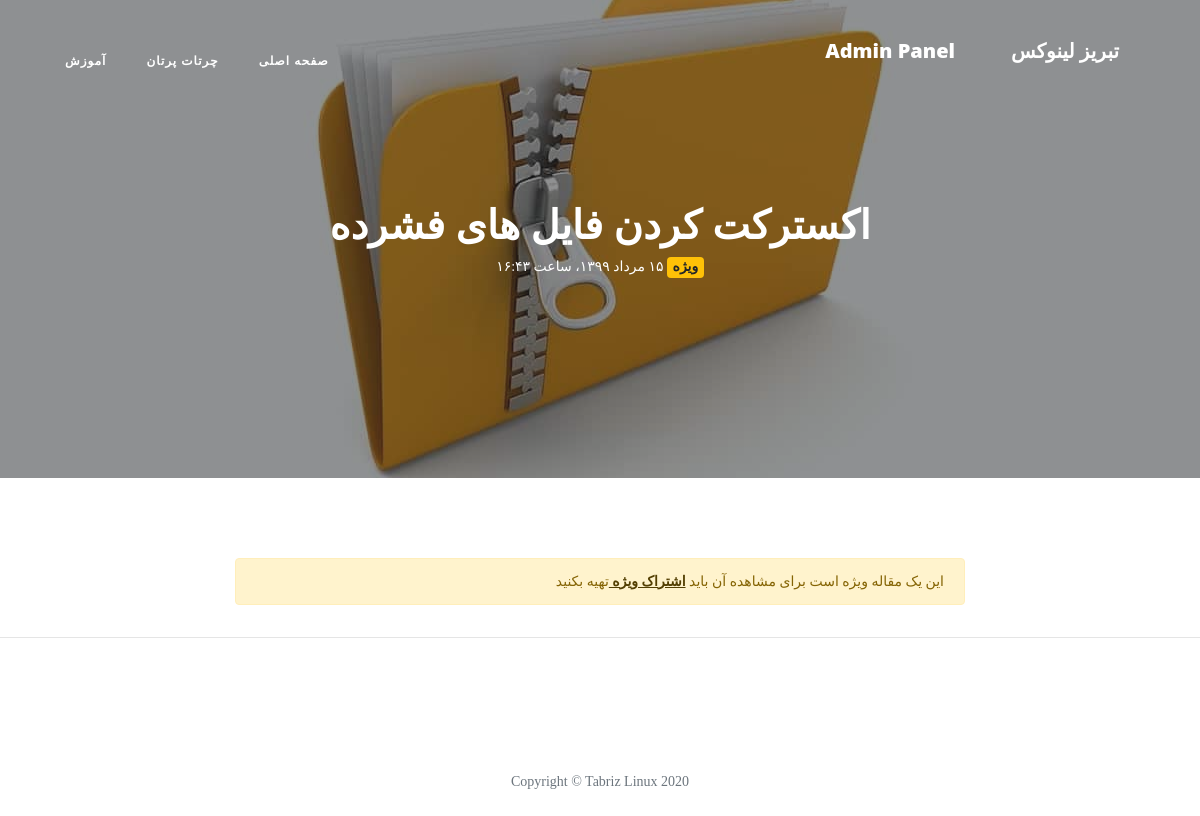
The page /article/How_To_Extract_Zip_Rar_Files_In_Terminal on the database its author committed.
### blog/models.py (models this page shows, shortened)
class Category(models.Model):
    parent   = models.ForeignKey('self', default=None, null=True, blank=True, on_delete=models.SET_NULL, related_name='children', verbose_name="زیردسته")
    title    = models.CharField(max_length=30, verbose_name="عنوان دسته‌بندی")
    slug     = models.SlugField(max_length=100, unique=True, verbose_name="آدرس دسته‌بندی")
    status   = models.BooleanField(default=True, verbose_name="آیا نمایش داده شود؟")
    position = models.IntegerField(verbose_name="پوزیشن")
    class Meta:
        verbose_name = "دسته‌بندی"
        verbose_name_plural = "دسته‌بندی‌ها"
        ordering = ['parent__id','position']
    objects = CategoryManager()

class Article(models.Model):
    STATUS_CHOICE = (
        ('P','منتشر‌شده'),
        ('D','پیش‌نویس'),
        ('I','در‌حال بررسی'),
        ('B','رد‌شده'),
    )
    author       = models.ForeignKey(User , null=True, on_delete=models.SET_NULL, related_name='articles', verbose_name="نویسنده")
    title        = models.CharField(max_length=30,verbose_name="عنوان مقاله")
    slug         = models.SlugField(max_length=100, unique=True, verbose_name="آدرس مقاله")
    category     = models.ManyToManyField(Category, verbose_name="دسته‌بندی", related_name="articles")
    description  = models.TextField(verbose_name="محتوای مقاله")
    thumbnail    = models.ImageField(upload_to="images",verbose_name="تصویر مقاله")
    publish      = models.DateTimeField(default=timezone.now, verbose_name="تاریخ انتشار")
    created      = models.DateTimeField(auto_now_add=True)
    updated      = models.DateTimeField(auto_now=True)
    is_special   = models.BooleanField(default=False, verbose_name="مقاله ویژه")
    status       = models.CharField(max_length=1, choices=STATUS_CHOICE, verbose_name="وضعیت")
    class Meta:
        verbose_name = "مقاله"
        verbose_name_plural = "مقالات"
        ordering = ['-publish']
    def jpublish(self):
        return jalali_convertor(self.publish)
    jpublish.short_description = "تاریخ انتشار"
    def thumbnail_tag(self):
        return format_html("<img width=100 height=50 style='border-radius: 3px;' src='{}'>".format(self.thumbnail.url))
    thumbnail_tag.short_description = "تصویر مقاله"
    def category_to_str(self):
        return "، ".join([category.title for category in self.category.active()])
    category_to_str.short_description = "دسته‌بندی"
    objects = ArticleManager()

### blog/views.py (the view)
# urls.py: path('article/<slug:slug>', ArticleDetail.as_view(), name="detail"),
class ArticleDetail(DetailView):
    def get_object(self):
        slug = self.kwargs.get('slug')
        return get_object_or_404(Article.objects.published(), slug=slug)

### blog/models.py (called while the page is built)
    def published(self):
        return self.filter(status="P")

    def active(self):
        return self.filter(status=True)

### blog/templatetags/base_tags.py (called while the page is built)
@register.simple_tag
def title(data="تبریز لینوکس"):
    return data

@register.inclusion_tag("blog/partials/category_navbar.html")
def category_navbar():
    return{
        "category": Category.objects.filter(status=True)
    }

### extensions/jalali.py (called while the page is built)
    def persian_tuple(self):
        return self.persian_year, self.persian_month, self.persian_day

### extensions/utils.py (called while the page is built)
def persian_numbers_converter(mystr):
    numbers = {
        "0":"۰",
        "1":"۱",
        "2":"۲",
        "3":"۳",
        "4":"۴",
        "5":"۵",
        "6":"۶",
        "7":"۷",
        "8":"۸",
        "9":"۹",
    }
    for English_Numbers, Persian_Numbers in numbers.items():
        mystr = mystr.replace(English_Numbers,Persian_Numbers)
    return mystr

def jalali_convertor(time):
    jmonths = ["فروردین","اردیبهشت","خرداد","تیر","مرداد","شهریور","مهر","آبان","آذر","دی","بهمن","اسفند"]
    time = timezone.localtime(time)
    time_to_str = "{},{},{}".format(time.year, time.month, time.day)
    time_to_tuple = jalali.Gregorian(time_to_str).persian_tuple()
    time_to_list = list(time_to_tuple)
    for index, month in enumerate(jmonths):
        if time_to_list[1] == index + 1:
            time_to_list[1] = month
            break
    output = "{} {} {}، ساعت {}:{}".format(
        time_to_list[2],
        time_to_list[1],
        time_to_list[0],
        time.hour,
        time.minute
    )
    return persian_numbers_converter(output)

### templates/blog/article_detail.html (shortened to what this page needs)
{% extends 'blog/base.html' %}
{% block main %}
  <header class="masthead" style="background-image: url('{{object.thumbnail.url}}')">
    <div class="overlay"></div>
    <div class="container">
      <div class="row">
        <div class="col-lg-8 col-md-10 mx-auto">
          <div class="site-heading">
            <h1>{{object.title}}</h1>
            {% if article.is_special %}
              <span class="badge badge-warning" style="font-size: 14px;" >ویژه</span>
            {% endif %}
            <time>{{object.jpublish}}</time>
          </div>
        </div>
      </div>
    </div>
  </header>
  <article>
    <div class="container">
      <div class="row">
        <div class="col-lg-8 col-md-10 mx-auto text-justify">
          {% if object.is_special %}
            {% if user.is_special_user or user == object.author or user.is_superuser %}
              {{object.description|safe}}
            {% else %}
              <p class="alert alert-warning">این یک مقاله ویژه است برای مشاهده آن باید <a class="alert-link" href="#">اشتراک ویژه </a>تهیه بکنید</p>
            {% endif %}
          {% else %}
            {{object.description|safe}}
          {% endif %}
        </div>
      </div>
    </div>
  </article>
{% endblock %}

### templates/blog/partials/category_navbar.html (shortened to what this page needs)
<div class="collapse navbar-collapse nav" id="navbarResponsive">
  <ul class="navbar-nav ml-auto">
    <li class="nav-item">
      <a class="nav-link" href="{% url 'blog:home' %}">صفحه اصلی</a>
    </li>
    {% for cat in category %}
      {% if cat.parent == None %}
        <li class="nav-item">
          <a class="nav-link" href="{% url 'blog:category' cat.slug %}">{{cat.title}}</a>
        </li>
      {% endif %}
    {% endfor %}
  </ul>
</div>

### static/blog/css/rtl.css (style rules this page uses)
body { direction: rtl; text-align: right; font-family: "Sahel"; font-size: 14px; }
.navbar-nav { margin-left: initial !important; margin-right: auto; }
header.masthead .site-heading h1 { font-size: 40px; }
.nav ul { padding-right: 0; }
.nav ul li { border-bottom: none; height: 86px; line-height: 86px; font-size: 14px; display: inline-block; float:left; margin: 0 auto; }
.nav ul li a { text-decoration: none; color:#000000; display: block; transition: .3s background-color; padding:0 24px; }
.nav a { border-bottom:none; }

### rows shown on the page
Category: title "چرتات پرتان"
Category: title "آموزش"
Article: thumbnail (picture), title "اکسترکت کردن فایل های فشرده", jpublish "۱۵ مرداد ۱۳۹۹، ساعت ۱۶:۴۳"
